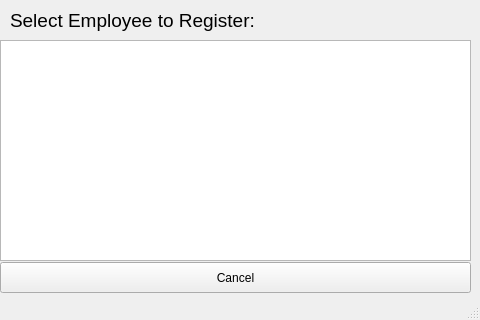
<?xml version="1.0" encoding="UTF-8"?>
<ui version="4.0">
 <class>MainWindow</class>
 <widget class="QMainWindow" name="MainWindow">
  <property name="geometry">
   <rect>
    <x>0</x>
    <y>0</y>
    <width>480</width>
    <height>320</height>
   </rect>
  </property>
  <property name="windowTitle">
   <string>MainWindow</string>
  </property>
  <widget class="QWidget" name="centralwidget">
   <widget class="QListView" name="lstEmployees">
    <property name="geometry">
     <rect>
      <x>0</x>
      <y>40</y>
      <width>471</width>
      <height>221</height>
     </rect>
    </property>
   </widget>
   <widget class="QLabel" name="label">
    <property name="geometry">
     <rect>
      <x>10</x>
      <y>0</y>
      <width>311</width>
      <height>41</height>
     </rect>
    </property>
    <property name="font">
     <font>
      <pointsize>14</pointsize>
     </font>
    </property>
    <property name="text">
     <string>Select Employee to Register:</string>
    </property>
   </widget>
   <widget class="QPushButton" name="btnCancel">
    <property name="geometry">
     <rect>
      <x>0</x>
      <y>262</y>
      <width>471</width>
      <height>31</height>
     </rect>
    </property>
    <property name="text">
     <string>Cancel</string>
    </property>
   </widget>
  </widget>
  <widget class="QStatusBar" name="statusbar"/>
 </widget>
 <resources/>
 <connections/>
</ui>
